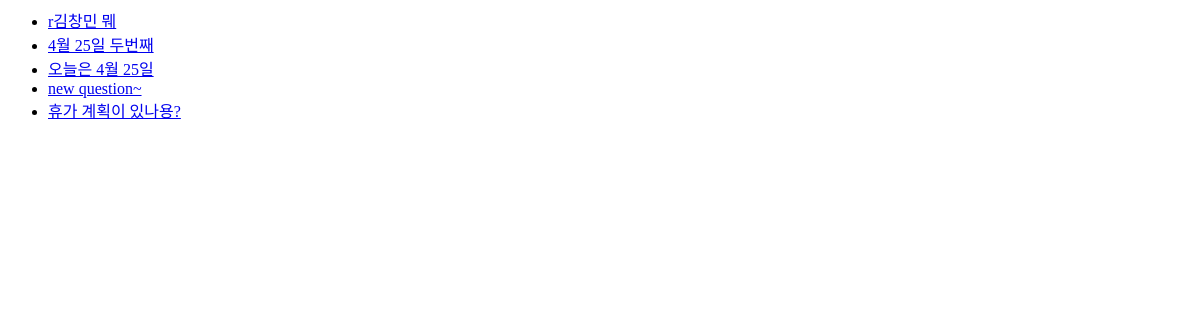
/polls/, run on an earlier commit of the app's database.
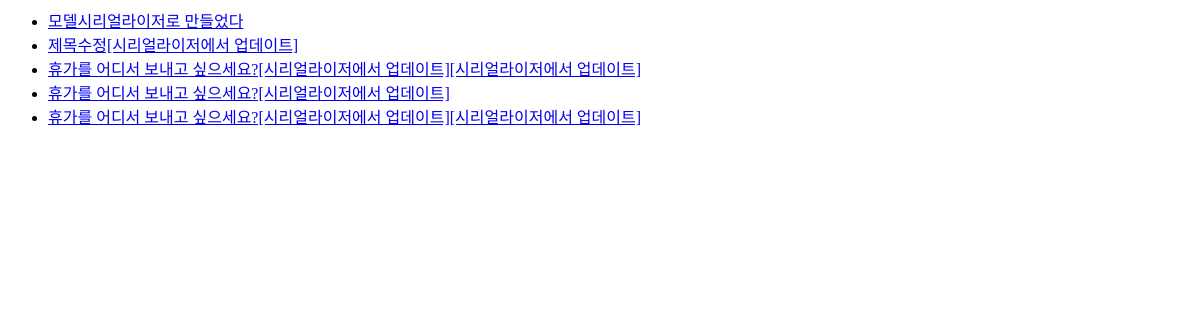
And on a later commit of the database.
### polls/models.py (models this page shows, shortened)
class Question(models.Model):
    question_text = models.CharField(max_length=200, verbose_name = '질문')
    pub_data = models.DateTimeField(auto_now_add = True, verbose_name='생성일')

### polls/views.py (the view)
# urls.py: path('', views.index, name = 'index'),
def index(request):
    latest_question_list = Question.objects.order_by('-pub_data')[:5]
    context = {'questions' :latest_question_list }
    return render(request, 'polls/index.html', context)

### polls/templates/polls/index.html
{% if questions %}
<ul>
    {% for question in questions %}
        <li><a href = "{%url 'polls:detail' question.id%}">{{question.question_text}}</a></li>
    {% endfor %}
</ul>
{% else %}
<p>no questions</p>
{% endif %}

What changed in the data, as far as the page shows it:
no longer on this page (row unchanged): Question: question_text "r김창민 뭬"
no longer on this page (row unchanged): Question: question_text "4월 25일 두번째"
no longer on this page (row unchanged): Question: question_text "오늘은 4월 25일"
no longer on this page (row unchanged): Question: question_text "new question~"
no longer on this page (row unchanged): Question: question_text "휴가 계획이 있나용?"
added Question: question_text "모델시리얼라이저로 만들었다"
added Question: question_text "제목수정[시리얼라이저에서 업데이트]"
added Question: question_text "휴가를 어디서 보내고 싶으세요?[시리얼라이저에서 업데이트][시리얼라이저에서 업데이트]"
added Question: question_text "휴가를 어디서 보내고 싶으세요?[시리얼라이저에서 업데이트]"
added Question: question_text "휴가를 어디서 보내고 싶으세요?[시리얼라이저에서 업데이트][시리얼라이저에서 업데이트]"
